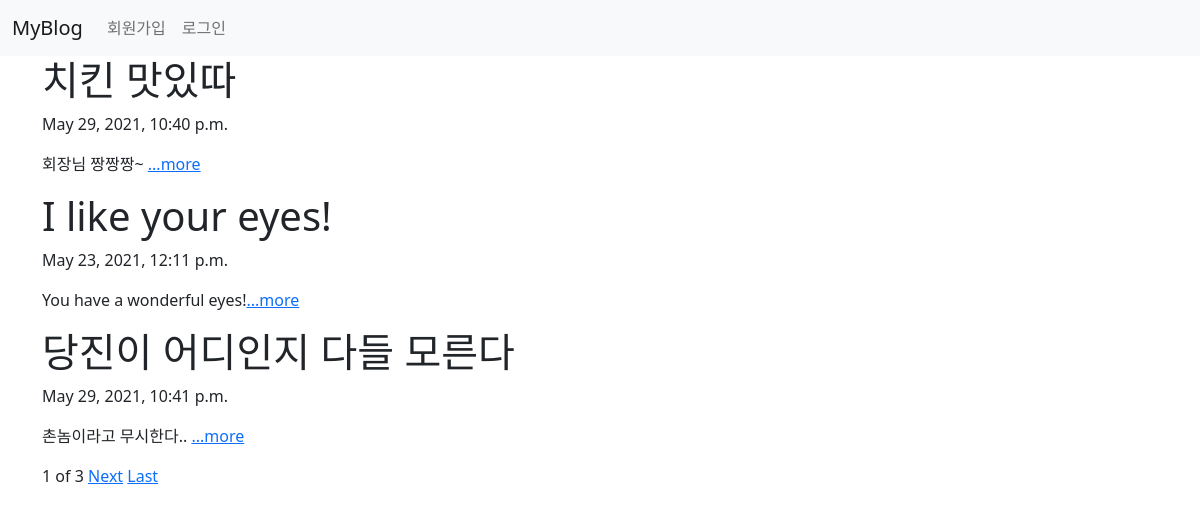
The page / on the database its author committed.
### blog/models.py (models this page shows, shortened)
class Blog(models.Model):
    title = models.CharField(max_length=200)
    pub_date = models.DateTimeField('date published')
    body = models.TextField()
    def summary(self):
        return self.body[:100]

### blog/views.py (the view)
# urls.py: 2. Add a URL to urlpatterns:  path('', views.home, name='home')
def home(request):
    blog_list = Blog.objects.all()
    paginator = Paginator(blog_list, 3)
    page = request.GET.get('page')
    post = paginator.get_page(page)
    return render(request, 'home.html', {'posts':post})

### blog/templates/home.html (shortened to what this page needs)
{% extends 'base.html' %}
{% block content %}
    {% for blog in posts %}
        <h1>{{blog.title}}</h1>
        <p>{{blog.pub_date}}</p>
        <p>{{blog.summary}}<a href="{% url 'detail' blog.id %}">...more</a></p>
    {% endfor %}
    <span>{{posts.number}}</span>
    <span>of</span>
    <span>{{posts.paginator.num_pages}}</span>
    {% if posts.has_next %}
    <a href="?page={{posts.next_page_number}}">Next</a>
    <a href="?page={{posts.paginator.num_pages}}">Last</a>
    {% endif %}
{% endblock%}

### rows shown on the page
Blog: title "치킨 맛있따", pub_date "May 29, 2021, 10:40 p.m.", summary "회장님 짱짱짱~"
Blog: title "I like your eyes!", pub_date "May 23, 2021, 12:11 p.m.", summary "You have a wonderful eyes!"
Blog: title "당진이 어디인지 다들 모른다", pub_date "May 29, 2021, 10:41 p.m.", summary "촌놈이라고 무시한다.."

### other values the page prints
{{ posts.number }} "1"
{{ posts.paginator.num_pages }} "3"
